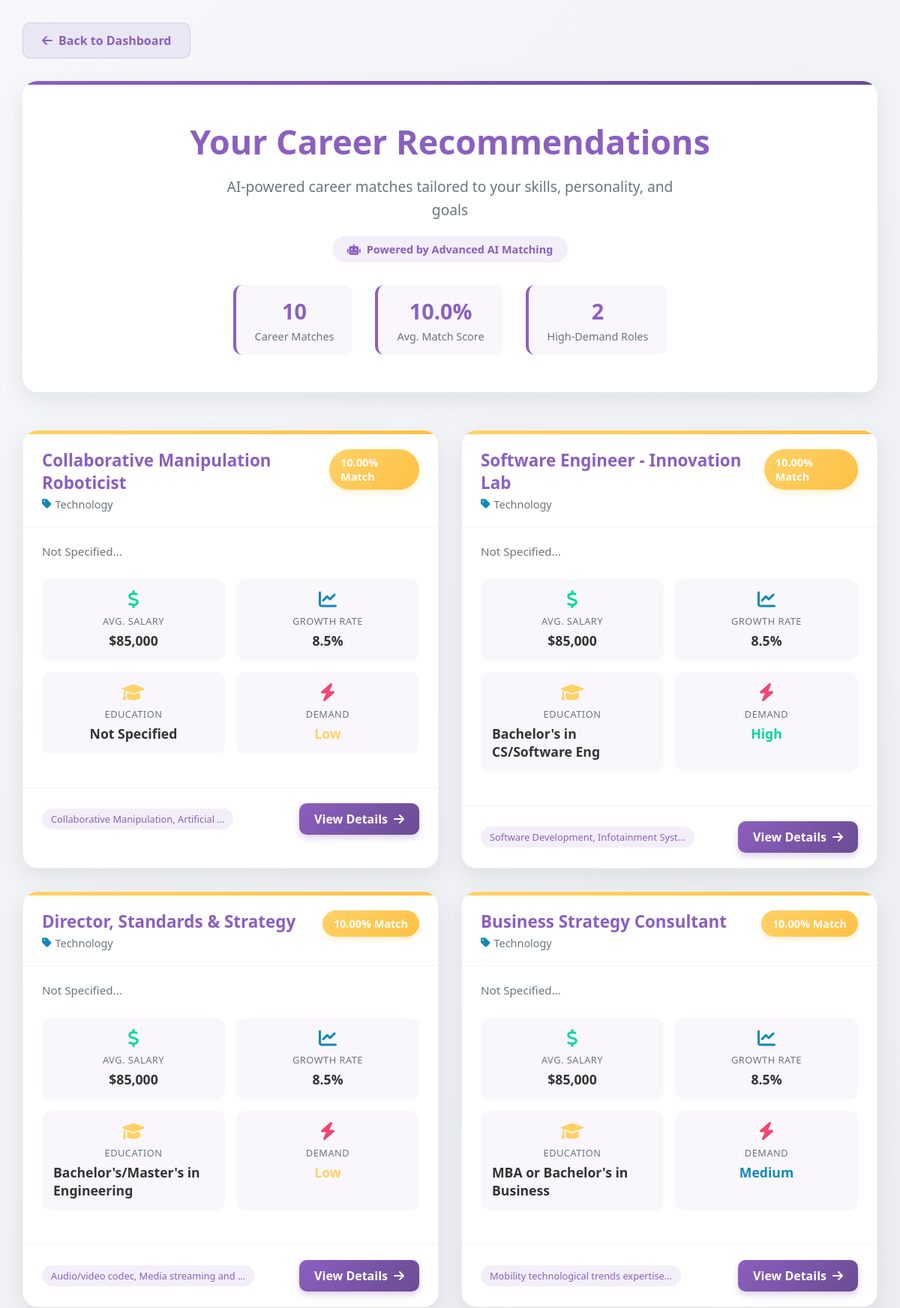
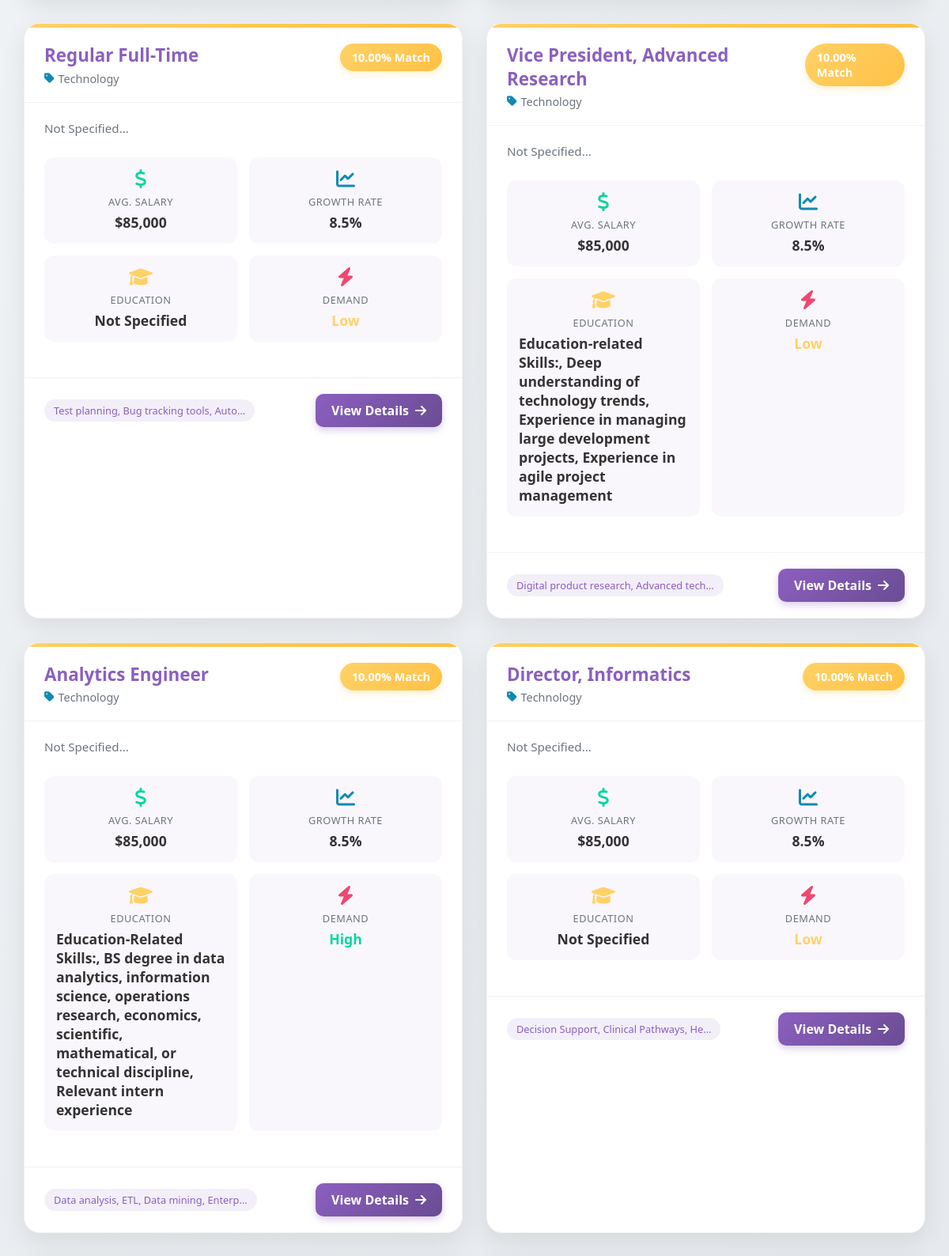
The page /career-recommendations/ (signed in, upper part) on the database its author committed (2 pictures, top to bottom).
### ai_recommender/models.py (models this page shows, shortened)
class CareerRecommendation(models.Model):
    user_profile = models.ForeignKey(UserProfile, on_delete=models.CASCADE)
    recommended_career = models.ForeignKey(Career, on_delete=models.CASCADE)
    match_score = models.DecimalField(max_digits=5, decimal_places=2)
    reasoning = models.TextField()
    recommended_at = models.DateTimeField(auto_now_add=True)

class Career(models.Model):
    title = models.CharField(max_length=200)
    description = models.TextField()
    required_skills = models.TextField()
    education_required = models.CharField(max_length=100)
    average_salary = models.DecimalField(max_digits=10, decimal_places=2)
    job_growth_rate = models.DecimalField(max_digits=5, decimal_places=2)
    work_environment = models.TextField()
    related_fields = models.TextField(blank=True)
    domain = models.CharField(max_length=100, default="General", db_index=True)  # New Field for Domain Awareness
    ai_weight = models.FloatField(default=1.0, help_text="Weightage for AI recommendation priority")
    future_scope = models.TextField(blank=True, help_text="Details about future prospects")
    salary_range = models.CharField(max_length=100, blank=True, help_text="e.g. $50k - $80k")
    interests = models.TextField(blank=True, help_text="Comma-separated interests suitable for this career")
    created_at = models.DateTimeField(auto_now_add=True)

### ai_recommender/views.py (the view)
# urls.py: path('career-recommendations/', views.career_recommendations, name='career_recommendations'),
@login_required
def career_recommendations(request):
    profile = request.user.userprofile
    if not CareerRecommendation.objects.filter(user_profile=profile).exists():
        generate_career_recommendations(profile)
    recommendations = CareerRecommendation.objects.filter(user_profile=profile).order_by('-match_score')
    enhanced_recommendations = []
    high_demand_count = 0
    for rec in recommendations:
        enhanced_rec = enhance_recommendation_with_market_data(rec)
        enhanced_recommendations.append(enhanced_rec)
        market_data = getattr(enhanced_rec, 'market_data', {})
        demand_level = market_data.get('demand_level', '').lower() if market_data else ''
        if demand_level == 'high':
            high_demand_count += 1
    avg_match_score = recommendations.aggregate(Avg('match_score'))['match_score__avg'] or 0
    context = {
        'recommendations': enhanced_recommendations,
        'avg_match_score': round(avg_match_score, 1),
        'high_demand_roles': high_demand_count,
    }
    return render(request, 'career_recommendations.html', context)

### ai_recommender/services.py (called while the page is built, shortened)
def enhance_recommendation_with_market_data(rec):
    rec.market_data = {
        'job_growth_rate': 0.05,
        'demand_level': 'Medium',
        'salary_range': format_salary(rec.recommended_career.average_salary),
        'source': 'Default'
    }
    try:
        live_data = fetch_live_market_data(rec.recommended_career.title)
        rec.market_data.update(live_data)
        rec.market_data['growth_percentage'] = round(rec.market_data['job_growth_rate'] * 100, 1)
    except Exception as e:
        print(f"Error adhering market data: {e}")
    return rec

### ai_recommender/utils.py (called while the page is built)
def clean_title_for_merge(title):
    if pd.isna(title) or not isinstance(title, str):
        return ""
    text = title.lower().replace('"', '').replace("'", '').strip()
    text = re.sub(r'[^a-z0-9\s]', '', text)
    text = re.sub(r'\s+', ' ', text).strip()
    return text

def format_salary(salary_value):
    try:
        if pd.isna(salary_value) or salary_value == 0 or salary_value == '0':
            return get_default_salary()
        salary_num = float(salary_value)
        if salary_num >= 1000:
            return f"{salary_num:,.0f}"
        else:
            return f"{salary_num:.0f}"
    except (ValueError, TypeError):
        return get_default_salary()

def get_default_growth_by_title(title):
    title_lower = title.lower()
    if any(word in title_lower for word in ['data', 'ai', 'machine learning', 'software']):
        return 15.5
    elif any(word in title_lower for word in ['developer', 'engineer', 'cloud']):
        return 12.5
    elif any(word in title_lower for word in ['analyst', 'consultant']):
        return 9.5
    else:
        return 7.5

def generate_demand_level_by_title(title):
    title_lower = title.lower()
    high_demand_keywords = [
        'software', 'developer', 'engineer', 'data scientist', 'ai',
        'machine learning', 'cybersecurity', 'cloud', 'devops'
    ]
    medium_demand_keywords = [
        'analyst', 'consultant', 'manager', 'designer', 'marketing',
        'product', 'project', 'business'
    ]
    for keyword in high_demand_keywords:
        if keyword in title_lower:
            return 'High'
    for keyword in medium_demand_keywords:
        if keyword in title_lower:
            return 'Medium'
    return 'Low'

### ai_recommender/templates/career_recommendations.html (shortened to what this page needs)
{% load static %}
{% include "logo.html" %}
<!DOCTYPE html>
<html lang="en">
<head>
    <link href="https://cdnjs.cloudflare.com/ajax/libs/font-awesome/6.0.0/css/all.min.css" rel="stylesheet">
</head>
<body>
    <div class="container">
        <div class="back-button">
            <a href="{% url 'dashboard' %}">
                <i class="fas fa-arrow-left"></i> Back to Dashboard
            </a>
        </div>
        <div class="header-section">
            <div class="header-card">
                <h1>Your Career Recommendations</h1>
                <p>AI-powered career matches tailored to your skills, personality, and goals</p>
                <div class="ai-badge">
                    <i class="fas fa-robot"></i>
                    Powered by Advanced AI Matching
                </div>
                <div class="stats-bar">
                    <div class="stat-item">
                        <div class="stat-value">{{ recommendations|length }}</div>
                        <div class="stat-label">Career Matches</div>
                    </div>
                    <div class="stat-item">
                        <div class="stat-value">{{ avg_match_score }}%</div>
                        <div class="stat-label">Avg. Match Score</div>
                    </div>
                    <div class="stat-item">
                        <div class="stat-value">{{ high_demand_roles }}</div>
                        <div class="stat-label">High-Demand Roles</div>
                    </div>
                </div>
            </div>
        </div>
        {% if recommendations %}
            <div class="recommendations-grid">
                {% for recommendation in recommendations %}
                    {% with market=recommendation.market_data %}
                        <div class="career-card
                            {% if recommendation.match_score >= 80 %}match-high
                            {% elif recommendation.match_score >= 60 %}match-medium
                            {% else %}match-low{% endif %}">
                            <div class="card-header">
                                <div>
                                    <h3 class="career-title">{{ recommendation.recommended_career.title }}</h3>
                                    <div class="career-category">
                                        <i class="fas fa-tag"></i>
                                        {{ recommendation.recommended_career.category|default:"Technology" }}
                                    </div>
                                </div>
                                <span class="match-score">{{ recommendation.match_score }}% Match</span>
                            </div>
                            <div class="card-body">
                                <div class="career-description">
                                    {{ recommendation.recommended_career.description|default:"No description available"|truncatechars:180 }}
                                </div>
                                <div class="career-details">
                                    <div class="detail-item salary">
                                        <i class="fas fa-dollar-sign detail-icon"></i>
                                        <div class="detail-label">Avg. Salary</div>
                                        <div class="detail-value">${{ market.salary|default:"85,000" }}</div>
                                    </div>
                                    <div class="detail-item growth">
                                        <i class="fas fa-chart-line detail-icon"></i>
                                        <div class="detail-label">Growth Rate</div>
                                        <div class="detail-value">{{ market.growth_rate|default:"8.5" }}%</div>
                                    </div>
                                    <div class="detail-item education">
                                        <i class="fas fa-graduation-cap detail-icon"></i>
                                        <div class="detail-label">Education</div>
                                        <div class="detail-value">{{ recommendation.recommended_career.education_required|default:"Bachelor's" }}</div>
                                    </div>
                                    <div class="detail-item demand">
                                        <i class="fas fa-bolt detail-icon"></i>
                                        <div class="detail-label">Demand</div>
                                        <div class="detail-value demand-{{ market.demand_level|default:'medium'|lower }}">
                                            {{ market.demand_level|default:"Medium" }}
                                        </div>
                                    </div>
                                </div>
                            </div>
                            <div class="card-footer">
                                <div class="skills-tags">
                                    {% with recommendation.recommended_career.required_skills as skills_string %}
                                        {% if skills_string %}
                                            <span class="skill-tag" title="{{ skills_string }}">{{ skills_string|truncatechars:40 }}</span>
                                        {% else %}
                                            <span class="skill-tag">Analytical</span>
                                            <span class="skill-tag">Problem Solving</span>
                                        {% endif %}
                                    {% endwith %}
                                </div>
                                <a href="{% url 'career_detail' recommendation.recommended_career.id %}" class="view-details-btn">
                                    View Details <i class="fas fa-arrow-right"></i>
                                </a>
                            </div>
                        </div>
                    {% endwith %}
                {% endfor %}
            </div>
        {% endif %}
    </div>
</body>
</html>

### ai_recommender/templates/logo.html (shortened to what this page needs)
{% load static %}
<!DOCTYPE html>
<html lang="en">
<head>
</head>
<body>
</body>
</html>

### rows shown on the page
CareerRecommendation: recommended_career "Collaborative Manipulation Roboticist", recommended_career.category "Technology", match_score "10.00", recommended_career.description "Not Specified...", market_data.salary "85,000", market_data.growth_rate "8.5", recommended_career.education_required "Not Specified", market_data.demand_level "Low", recommended_career.required_skills "Collaborative Manipulation, Artificial …"
CareerRecommendation: recommended_career "Software Engineer - Innovation Lab", recommended_career.category "Technology", match_score "10.00", recommended_career.description "Not Specified...", market_data.salary "85,000", market_data.growth_rate "8.5", recommended_career.education_required "Bachelor's in CS/Software Eng", market_data.demand_level "High", recommended_career.required_skills "Software Development, Infotainment Syst…"
CareerRecommendation: recommended_career "Director, Standards & Strategy", recommended_career.category "Technology", match_score "10.00", recommended_career.description "Not Specified...", market_data.salary "85,000", market_data.growth_rate "8.5", recommended_career.education_required "Bachelor's/Master's in Engineering", market_data.demand_level "Low", recommended_career.required_skills "Audio/video codec, Media streaming and …"
CareerRecommendation: recommended_career "Business Strategy Consultant", recommended_career.category "Technology", match_score "10.00", recommended_career.description "Not Specified...", market_data.salary "85,000", market_data.growth_rate "8.5", recommended_career.education_required "MBA or Bachelor's in Business", market_data.demand_level "Medium", recommended_career.required_skills "Mobility technological trends expertise…"
CareerRecommendation: recommended_career "Regular Full-Time", recommended_career.category "Technology", match_score "10.00", recommended_career.description "Not Specified...", market_data.salary "85,000", market_data.growth_rate "8.5", recommended_career.education_required "Not Specified", market_data.demand_level "Low", recommended_career.required_skills "Test planning, Bug tracking tools, Auto…"
CareerRecommendation: recommended_career "Vice President, Advanced Research", recommended_career.category "Technology", match_score "10.00", recommended_career.description "Not Specified...", market_data.salary "85,000", market_data.growth_rate "8.5", recommended_career.education_required "Education-related Skills:, Deep understanding of technology trends, Experience in managing large development projects, Experience in agile project management", market_data.demand_level "Low", recommended_career.required_skills "Digital product research, Advanced tech…"
CareerRecommendation: recommended_career "Analytics Engineer", recommended_career.category "Technology", match_score "10.00", recommended_career.description "Not Specified...", market_data.salary "85,000", market_data.growth_rate "8.5", recommended_career.education_required "Education-Related Skills:, BS degree in data analytics, information science, operations research, economics, scientific, mathematical, or technical discipline, Relevant intern experience", market_data.demand_level "High", recommended_career.required_skills "Data analysis, ETL, Data mining, Enterp…"
CareerRecommendation: recommended_career "Director, Informatics", recommended_career.category "Technology", match_score "10.00", recommended_career.description "Not Specified...", market_data.salary "85,000", market_data.growth_rate "8.5", recommended_career.education_required "Not Specified", market_data.demand_level "Low", recommended_career.required_skills "Decision Support, Clinical Pathways, He…"

### other values the page prints
{{ recommendations|length }} "10"
{{ avg_match_score }} "10.0"
{{ high_demand_roles }} "2"
